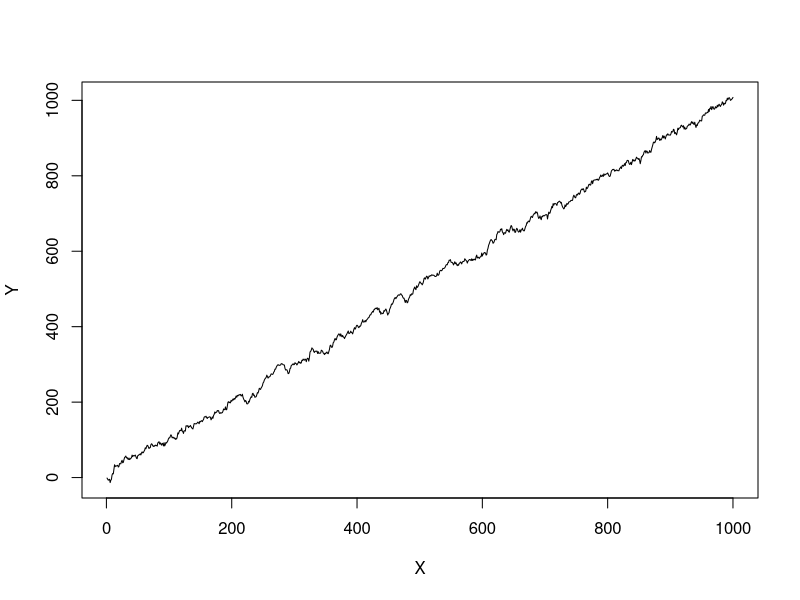

Here is the R script that generated this plot: (Note: this script raises an error after producing the figure.)
set.seed(123)
rm(list=ls())
library(forecast)

# simulate ar1 error function
ar1_sim <- function(N, rho, sigma, trend=0){
    obs <- 1:N * trend
    err <- rnorm(N, 0, sigma)
    for(i in 2:N){
        err[i] <- rnorm(1, err[i-1] * rho, sigma) 
    }
    obs + err
}

N <- 1000 # Number of observations
X <- 1:N # Observation Events
rho <- .95 # Corrlation over time
sigma_ar1 <- 4. # correlated variation 
sigma_epsilon <- .1 # random error
trend <- 1. # secular trend
# simulate data and turn into time series object
Y <- ts(ar1_sim(N, rho, sigma_ar1, trend) + rnorm(N, sd=sigma_epsilon))
plot(X, Y, type="l")

# process is non stationy and probably wont fit due to how forecast calcs ar1
fit <- Arima(Y, order=c(1,0,0), include.drift=FALSE, include.constant=FALSE)

# process has an AR of close to 1 may fit but with not great forecats
fit <- Arima(Y, order=c(1,0,0), include.drift=FALSE, include.constant=TRUE)
summary(fit)
plot(forecast(fit, h=200))

# rw process with drift
fit <- Arima(Y, order=c(0,1,0), include.drift=TRUE, include.constant=TRUE)
summary(fit)
plot(forecast(fit, h=200))

# capturing the true process which after accounting for trend is stationary
fit <- Arima(Y, order=c(1,0,0), include.drift=TRUE, include.constant=TRUE)
summary(fit)
plot(forecast(fit, h=200))

